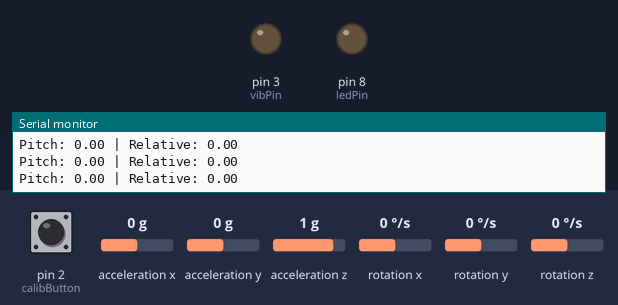
Recording of a sketch running on a simulated Arduino Uno, built with avr-gcc and run on an emulated ATmega328P. Parts: output pins drawn as LEDs (lit = HIGH), the last lines printed to the serial monitor. The test bench sets the inputs (shaded band); at power-on: acceleration x 0 g, acceleration z 1 g, pin 2 (calibButton) HIGH, acceleration y 0 g, rotation x 0 °/s, rotation y 0 °/s, rotation z 0 °/s.

Above: at 3.9 s.
4.0 s: acceleration x set to -1.4 g
7.0 s: acceleration x set to 0 g
At 8.0 s:
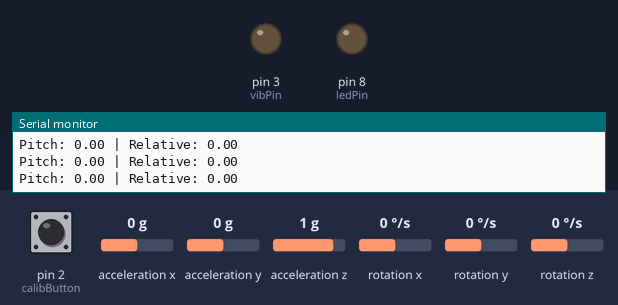
8.5 s: acceleration z set to -1.4 g
11.5 s: pin 2 (calibButton) pulled LOW for 0.15 s
At 13.62 s:
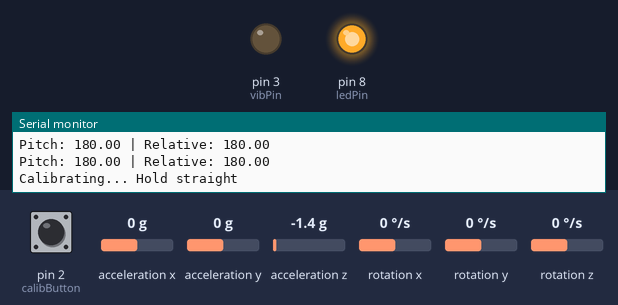
14.6 s: acceleration z set to 0 g
17.6 s: pin 2 (calibButton) pulled LOW for 1 s
At 21.0 s:
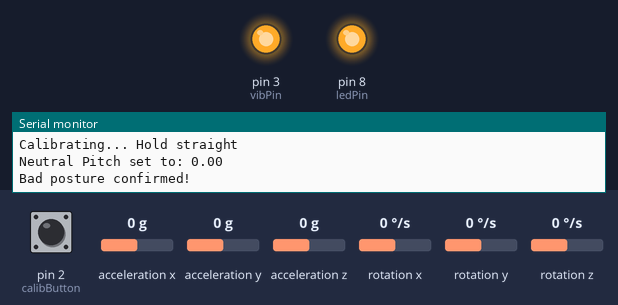
Timing chart, 0 to 22.6 s (numbered marks = the images above; inputs shaded):
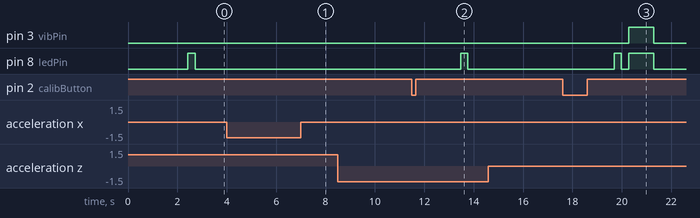

Measured:
- after the input at 7.0 s, pin 3 (vibPin), pin 8 (ledPin): stays LOW (without the input it goes to HIGH after 0.24 s)
- after the input at 11.5 s, pin 3 (vibPin): stays LOW (without the input it goes to HIGH after 0.25 s)

The sketch:

Smart_Sitting_Posture_Correction_System_copy_20251224145121.ino
```cpp
#include <Wire.h>
#include "MPU6050.h"

MPU6050 mpu;

// -------- Pins --------
const int calibButton = 2;   // زر المعايرة
const int vibPin      = 3;   // موتور الاهتزاز (PWM)
const int ledPin      = 8;   // LED

// -------- Parameters --------
float neutralPitch = 0.0;
const float POSTURE_THRESHOLD = 13.0; // درجة الميل المسموح بيها

// Time settings
unsigned long reminderInterval = 5UL * 60UL * 1000UL; // تنبيه الحركة (جرب 1 دقيقة للاختبار)
const unsigned long BAD_DELAY  = 3000; // 3 ثواني تأخير قبل إنذار القعدة الغلط

// Vibration strength
const int gentleDuty = 90;
const int strongDuty = 255;
const unsigned long gentleDuration = 300;
const unsigned long strongDuration = 1000;

// -------- State variables --------
unsigned long lastGoodStart = 0;
unsigned long badStartTime  = 0;
bool inBad = false;

// ===================== SETUP =====================
void setup() {
  Serial.begin(115200);
  Wire.begin();
  mpu.initialize();

  pinMode(calibButton, INPUT_PULLUP);
  pinMode(vibPin, OUTPUT);
  pinMode(ledPin, OUTPUT);

  analogWrite(vibPin, 0);
  digitalWrite(ledPin, LOW);

  delay(500);
  calibrateNeutral();
  lastGoodStart = millis();

  Serial.println("System Ready");
}

// ===================== LOOP =====================
void loop() {

  int16_t ax, ay, az, gx, gy, gz;
  mpu.getMotion6(&ax,&ay,&az,&gx,&gy,&gz);

  float ax_f = ax / 16384.0;
  float az_f = az / 16384.0;

  float pitch = atan2(ax_f, az_f) * 57.295779513;
  float rel   = pitch - neutralPitch;

  unsigned long now = millis();

  // -------- Calibration Button --------
  if (digitalRead(calibButton) == LOW) {
    calibrateNeutral();
    lastGoodStart = now;
    delay(300);
  }

  // -------- Bad Posture Detection (with delay) --------
  if (abs(rel) > POSTURE_THRESHOLD) {

    if (badStartTime == 0) {
      badStartTime = now;   // نبدأ العد
    }

    // لو الميل مستمر أكتر من وقت التأخير
    if (now - badStartTime >= BAD_DELAY) {

      Serial.println("Bad posture confirmed!");

      // تشغيل LED والموتور معًا
      digitalWrite(ledPin, HIGH);
      analogWrite(vibPin, strongDuty);
      delay(strongDuration);
      analogWrite(vibPin, 0);
      digitalWrite(ledPin, LOW);

      lastGoodStart = now;
      inBad = true;
      badStartTime = 0;
    }

  } else {
    // رجع قعدته مظبوطة
    badStartTime = 0;

    if (inBad) {
      inBad = false;
      lastGoodStart = now;
      Serial.println("Recovered");
    }
  }

  // -------- Sitting Too Long Reminder --------
  if (now - lastGoodStart >= reminderInterval) {

    Serial.println("Gentle reminder: move your body");

    // تشغيل LED والموتور معًا
    digitalWrite(ledPin, HIGH);
    analogWrite(vibPin, gentleDuty);
    delay(gentleDuration);
    analogWrite(vibPin, 0);
    digitalWrite(ledPin, LOW);

    lastGoodStart = now;
  }

  // -------- Debug Print --------
  Serial.print("Pitch: ");
  Serial.print(pitch);
  Serial.print(" | Relative: ");
  Serial.println(rel);

  delay(200);
}

// ===================== CALIBRATION FUNCTION =====================
void calibrateNeutral() {

  Serial.println("Calibrating... Hold straight");

  long sum = 0;
  const int samples = 30;

  for (int i = 0; i < samples; i++) {

    int16_t ax, ay, az, gx, gy, gz;
    mpu.getMotion6(&ax,&ay,&az,&gx,&gy,&gz);

    float ax_f = ax / 16384.0;
    float az_f = az / 16384.0;

    float p = atan2(ax_f, az_f) * 57.295779513;
    sum += p;

    delay(60);
  }

  neutralPitch = sum / (float)samples;

  // LED يومض عند انتهاء المعايرة
  digitalWrite(ledPin, HIGH);
  delay(300);
  digitalWrite(ledPin, LOW);

  Serial.print("Neutral Pitch set to: ");
  Serial.println(neutralPitch);
}
```
